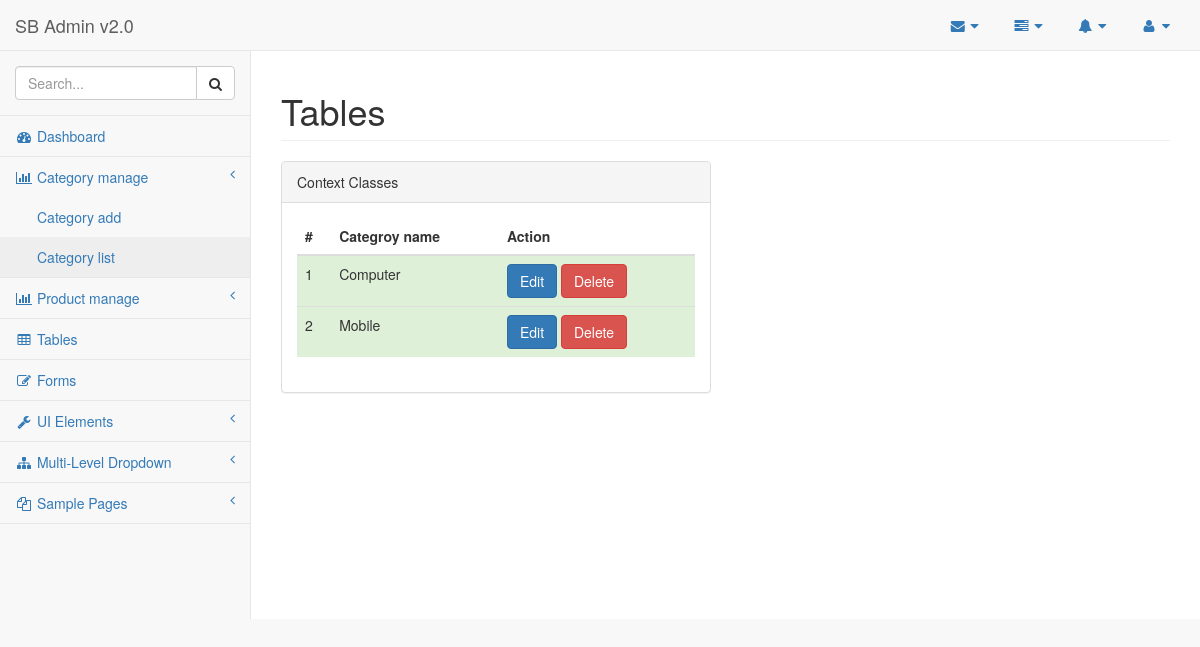
Before: /backend/pages/category_list.php with the older database file.
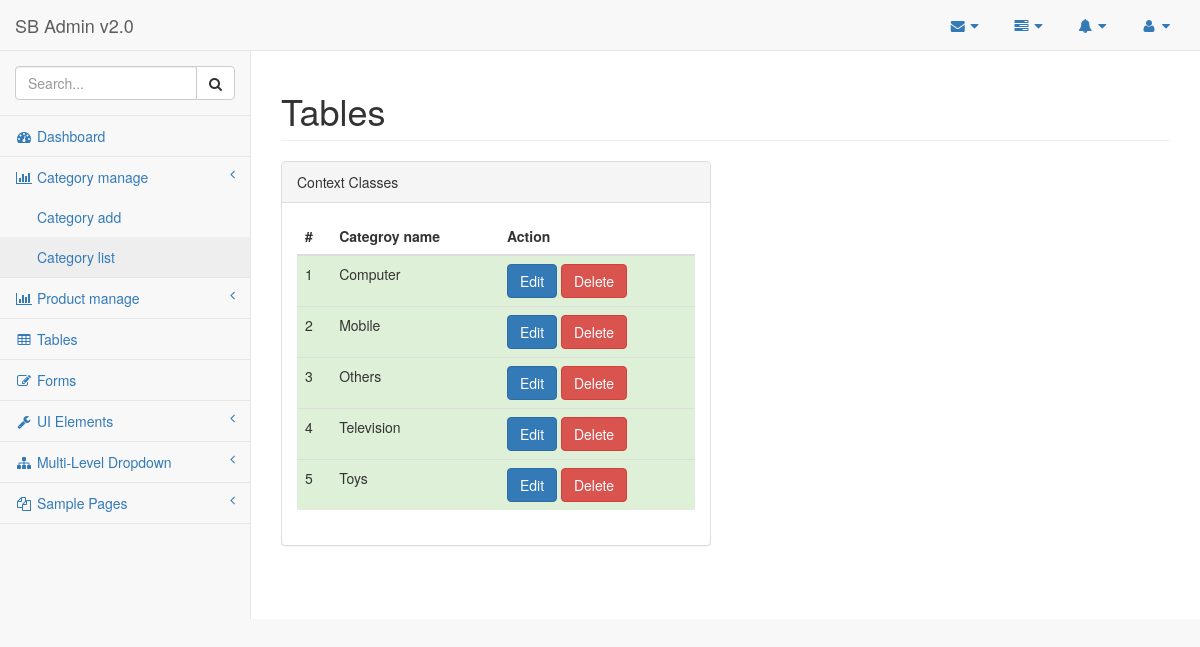
After: the same page with the newer database file.
### tables this page shows
CREATE TABLE `categories` (
  `catid` int(11) NOT NULL,
  `category_name` varchar(50) NOT NULL
);

### backend/pages/category_list.php (the view, shortened to what this page needs)
<?php
require('connect.php');
 ?>
<!DOCTYPE html>
<html lang="en">
<head>
    <link href="../vendor/bootstrap/css/bootstrap.min.css" rel="stylesheet">
    <link href="../vendor/metisMenu/metisMenu.min.css" rel="stylesheet">
    <link href="../vendor/datatables-plugins/dataTables.bootstrap.css" rel="stylesheet">
    <link href="../vendor/datatables-responsive/dataTables.responsive.css" rel="stylesheet">
    <link href="../dist/css/sb-admin-2.css" rel="stylesheet">
    <link href="../vendor/font-awesome/css/font-awesome.min.css" rel="stylesheet" type="text/css">
</head>
<body>
    <div id="wrapper">
        <?php include('navbar.php'); ?>
        <div id="page-wrapper">
            <div class="row">
                <div class="col-lg-12">
                    <h1 class="page-header">Tables</h1>
                </div>
            </div>
            <div class="row">
                <div class="col-lg-6">
                    <div class="panel panel-default">
                        <div class="panel-heading">
                            Context Classes
                        </div>
                        <div class="panel-body">
                            <div class="table-responsive" id="category_all">
                                <?php
                                $sql = "SELECT * FROM categories ORDER BY category_name";
                                $res = mysqli_query($con, $sql);
                                $nums = mysqli_num_rows($res);
                                if($nums >0)
                                {
                                    ?>
                                    <table class="table">
                                    <thead>
                                        <tr>
                                            <th>#</th>
                                            <th>Categroy name</th>
                                            <th>Action</th>
                                        </tr>
                                    </thead>
                                    <tbody>
                                        <?php
                                        $i = 1;
                                        while ($row = mysqli_fetch_assoc($res)) {
                                            ?>
                                             <tr class="success">
                                                <td><?php echo $i; ?></td>
                                                <td><?php echo $row['category_name']; ?></td>
                                                <td>
                                                    <a class="btn btn-primary" href="category_edit.php?catid=<?php echo $row['catid']; ?>">Edit</a>
                                                    <a class="btn btn-danger" onclick="confirm_category_delete(<?php echo $row['catid']; ?>)">Delete</a>
                                                </td>
                                            </tr>
                                            <?php
                                            $i++;
                                        }
                                        ?>
                                    </tbody>
                                </table>
                                    <?php
                                }
                                else
                                {
                                    echo "No record found";
                                }
                                ?>
                            </div>
                        </div>
                    </div>
                </div>
            </div>
        </div>
    </div>
</body>
</html>

### backend/pages/navbar.php (shortened to what this page needs)
<nav class="navbar navbar-default navbar-static-top" role="navigation" style="margin-bottom: 0">
            <div class="navbar-header">
                <a class="navbar-brand" href="index.html">SB Admin v2.0</a>
            </div>
            <ul class="nav navbar-top-links navbar-right">
                <li class="dropdown">
                    <a class="dropdown-toggle" data-toggle="dropdown" href="#">
                        <i class="fa fa-envelope fa-fw"></i> <i class="fa fa-caret-down"></i>
                    </a>
                </li>
                <li class="dropdown">
                    <a class="dropdown-toggle" data-toggle="dropdown" href="#">
                        <i class="fa fa-tasks fa-fw"></i> <i class="fa fa-caret-down"></i>
                    </a>
                </li>
                <li class="dropdown">
                    <a class="dropdown-toggle" data-toggle="dropdown" href="#">
                        <i class="fa fa-bell fa-fw"></i> <i class="fa fa-caret-down"></i>
                    </a>
                </li>
                <li class="dropdown">
                    <a class="dropdown-toggle" data-toggle="dropdown" href="#">
                        <i class="fa fa-user fa-fw"></i> <i class="fa fa-caret-down"></i>
                    </a>
                </li>
            </ul>
            <div class="navbar-default sidebar" role="navigation">
                <div class="sidebar-nav navbar-collapse">
                    <ul class="nav" id="side-menu">
                        <li class="sidebar-search">
                            <div class="input-group custom-search-form">
                                <input type="text" class="form-control" placeholder="Search...">
                                <span class="input-group-btn">
                                <button class="btn btn-default" type="button">
                                    <i class="fa fa-search"></i>
                                </button>
                            </span>
                            </div>
                        </li>
                        <li>
                            <a href="index.html"><i class="fa fa-dashboard fa-fw"></i> Dashboard</a>
                        </li>
                        <li>
                            <a href="#"><i class="fa fa-bar-chart-o fa-fw"></i> Category manage<span class="fa arrow"></span></a>
                            <ul class="nav nav-second-level">
                                <li>
                                    <a href="category_add.php">Category add</a>
                                </li>
                                <li>
                                    <a href="category_list.php">Category list</a>
                                </li>
                            </ul>
                        </li>
                        <li>
                            <a href="#"><i class="fa fa-bar-chart-o fa-fw"></i> Product manage<span class="fa arrow"></span></a>
                        </li>
                        <li>
                            <a href="tables.html"><i class="fa fa-table fa-fw"></i> Tables</a>
                        </li>
                        <li>
                            <a href="forms.html"><i class="fa fa-edit fa-fw"></i> Forms</a>
                        </li>
                        <li>
                            <a href="#"><i class="fa fa-wrench fa-fw"></i> UI Elements<span class="fa arrow"></span></a>
                        </li>
                        <li>
                            <a href="#"><i class="fa fa-sitemap fa-fw"></i> Multi-Level Dropdown<span class="fa arrow"></span></a>
                        </li>
                        <li>
                            <a href="#"><i class="fa fa-files-o fa-fw"></i> Sample Pages<span class="fa arrow"></span></a>
                        </li>
                    </ul>
                </div>
            </div>
        </nav>

Changed rows visible on the page:
added categories: category_name "Others"
added categories: category_name "Television"
added categories: category_name "Toys"
